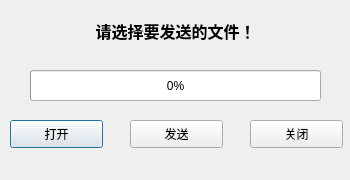
<?xml version="1.0" encoding="UTF-8"?>
<ui version="4.0">
 <class>TcpServer</class>
 <widget class="QDialog" name="TcpServer">
  <property name="geometry">
   <rect>
    <x>0</x>
    <y>0</y>
    <width>350</width>
    <height>180</height>
   </rect>
  </property>
  <property name="windowTitle">
   <string>发送端</string>
  </property>
  <widget class="QLabel" name="serverStatusLabel">
   <property name="geometry">
    <rect>
     <x>10</x>
     <y>5</y>
     <width>331</width>
     <height>51</height>
    </rect>
   </property>
   <property name="font">
    <font>
     <pointsize>12</pointsize>
     <weight>75</weight>
     <bold>true</bold>
    </font>
   </property>
   <property name="text">
    <string>请选择要发送的文件！</string>
   </property>
   <property name="alignment">
    <set>Qt::AlignCenter</set>
   </property>
  </widget>
  <widget class="QProgressBar" name="progressBar">
   <property name="geometry">
    <rect>
     <x>30</x>
     <y>70</y>
     <width>291</width>
     <height>31</height>
    </rect>
   </property>
   <property name="value">
    <number>0</number>
   </property>
  </widget>
  <widget class="QPushButton" name="serverOpenButton">
   <property name="geometry">
    <rect>
     <x>10</x>
     <y>120</y>
     <width>93</width>
     <height>28</height>
    </rect>
   </property>
   <property name="text">
    <string>打开</string>
   </property>
  </widget>
  <widget class="QPushButton" name="serverSendButton">
   <property name="geometry">
    <rect>
     <x>130</x>
     <y>120</y>
     <width>93</width>
     <height>28</height>
    </rect>
   </property>
   <property name="text">
    <string>发送</string>
   </property>
  </widget>
  <widget class="QPushButton" name="serverCloseButton">
   <property name="geometry">
    <rect>
     <x>250</x>
     <y>120</y>
     <width>93</width>
     <height>28</height>
    </rect>
   </property>
   <property name="text">
    <string>关闭</string>
   </property>
  </widget>
 </widget>
 <resources/>
 <connections/>
</ui>
